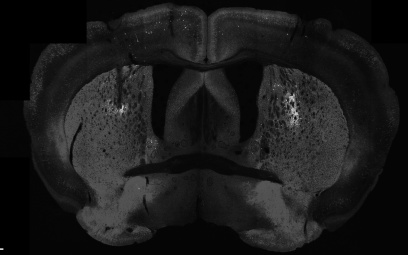
%> input picture Matlab Files/base_img_2.jpg, 408 x 255 px
$ octave multires_matching.m   (GNU Octave 9; MATLAB toolbox functions it lacks are replaced by stand-ins)
%> lines starting %> are read from the running program, lines starting %| are printed output that depends on the picture; in (x1, y1, x2, y2) boxes, pixels count from 0 and x2, y2 are one past the last pixel; in counts of white or black regions, pixels touching at a corner belong together; the program's own positions count from 1
base_img = imread('base_img_2.jpg');
%> base_img is the input picture: size 255x408 uint8; min 0, max 209, mean 26.4
template = imread('outer_edge_template.jpg');
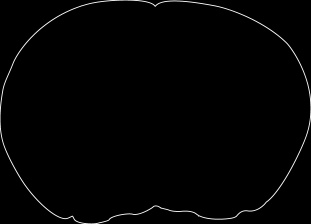
%> input picture Matlab Files/outer_edge_template.jpg, 311 x 224 px
%> template is the input picture: size 224x311 uint8; min 0, max 232, mean 2.9

se = strel('square', 3);
base_img = imdilate(base_img,se);

% WTF!! Need to mess around with the values for different images
base_img = im2bw(base_img, 0.05); % Conversion to binary image
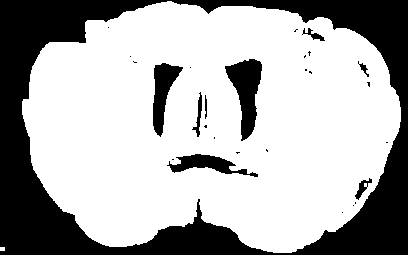
%> base_img: size 255x408 logical; 68.2% white; 28 black regions (19 under 20 px), largest, box (x1, y1, x2, y2) and area: (0, 0, 408, 255) 29025, (225, 59, 262, 141) 1574, (153, 63, 183, 137) 1055

base_edges = edge(base_img, 'Canny', 0.1, 0.6);
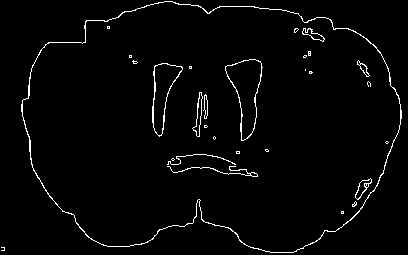
%> base_edges: size 255x408 logical; 2.4% white in thin lines or dots
BW = imdilate(base_edges,se);
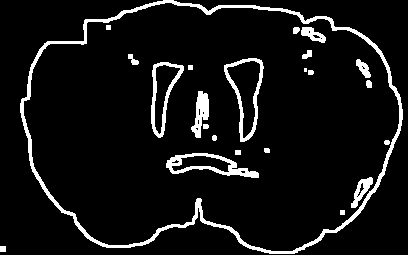
%> BW: size 255x408 logical; 7.5% white; 23 white regions (1 under 20 px), largest, box (x1, y1, x2, y2) and area: (20, 0, 403, 254) 4045, (166, 153, 259, 178) 782, (224, 58, 264, 142) 716
binaryImage = imfill(BW, 'holes'); % Fill holes.
%> binaryImage: size 255x408 logical; 74% white; 1 black region, box (x1, y1, x2, y2) and area: (0, 0, 408, 255) 27073
binaryImage = imerode(binaryImage,se);
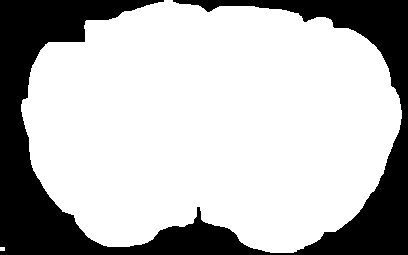
%> binaryImage: size 255x408 logical; 72.6% white; 1 black region, box (x1, y1, x2, y2) and area: (0, 0, 408, 255) 28456
boundaries = edge(binaryImage, 'Canny'); % Get list of (x,y) coordinates of outer perimeter
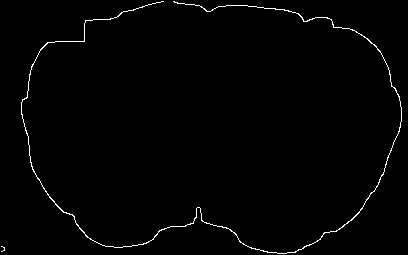
%> boundaries: size 255x408 logical; 1.2% white in thin lines or dots

c = normxcorr2(template, boundaries);
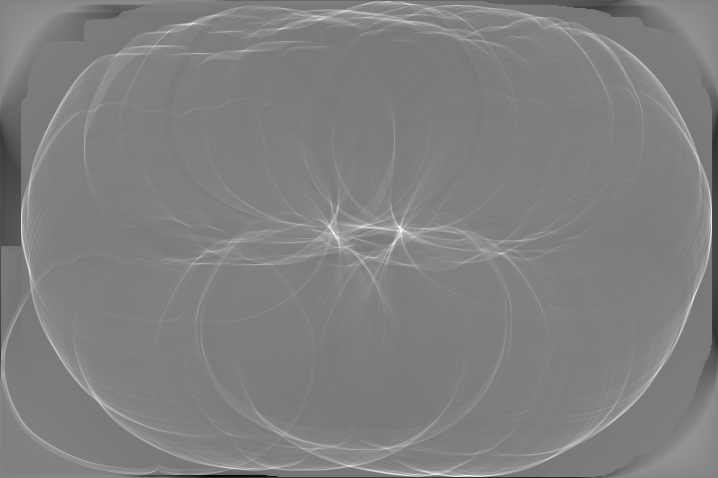
%> c: size 478x718 double; min -0.132, max 0.128, mean -0.000897; drawn with min black and max white

figure(1)
imshow(c, [])
